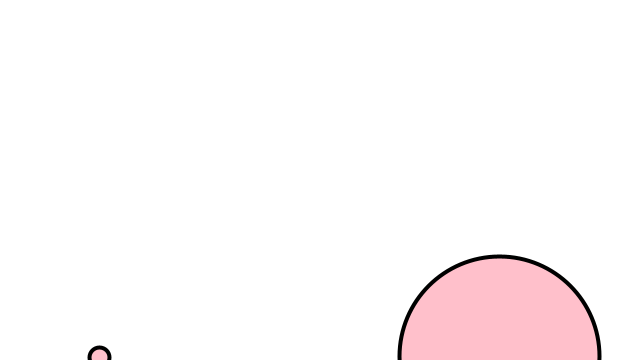
Frame 1 (no input)
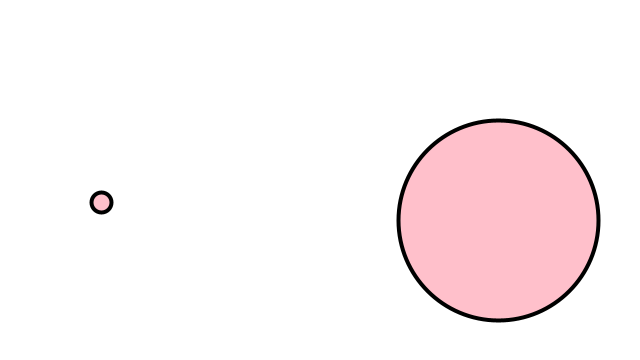
Frame 60 (the mouse pressed at the canvas centre just before this capture)
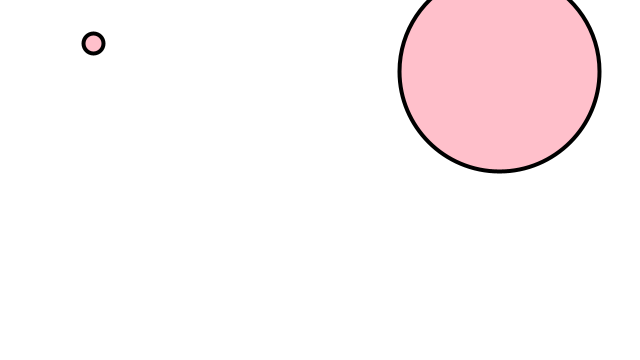
Frame 120 (the mouse held since frame 60 and released just before this capture)

The Processing sketch that drew these frames (run headless with seeded random() and noise(); from frame 60 on, the mouse is pressed at the canvas centre):

// Processing sketch: bubble_example_arguments
// ── bubble_example_arguments.pde
// Two bubbles
// The Coding Train / Daniel Shiffman
// Processing Intro Series

Bubble bub0;
Bubble bub1; //add second bubble

void setup() {
  size(640, 360);
  pixelDensity(2);

  //initialize bubbles
  bub0 = new Bubble(100, 10);
  bub1 = new Bubble(500, 100); 
}

void draw() {
  background(255);
  
  //show and update bubbles
  bub0.update();
  bub0.edges();
  bub0.show();
  
  bub1.update(); 
  bub1.edges(); 
  bub1.show(); 
}

// ── Bubble.pde
class Bubble {
  float x, y, r;
  int bubCol;
  Bubble(float _x, float _r) {
    x = _x;
    y = 360;
    r = _r;
    bubCol = color(255, 192, 203); //bubble color
  }

  void update() {
    y = y - random(1, 4);
    x = x + random(-1, 1);
  }

  void show() {
    strokeWeight(4);
    fill(bubCol);
    circle(x, y, r*2);
  }

  void edges() {
    //place bubble back at the  bottom of canvas
    if (y < -r) {
      y = height + r/2;
    }
  }
}
